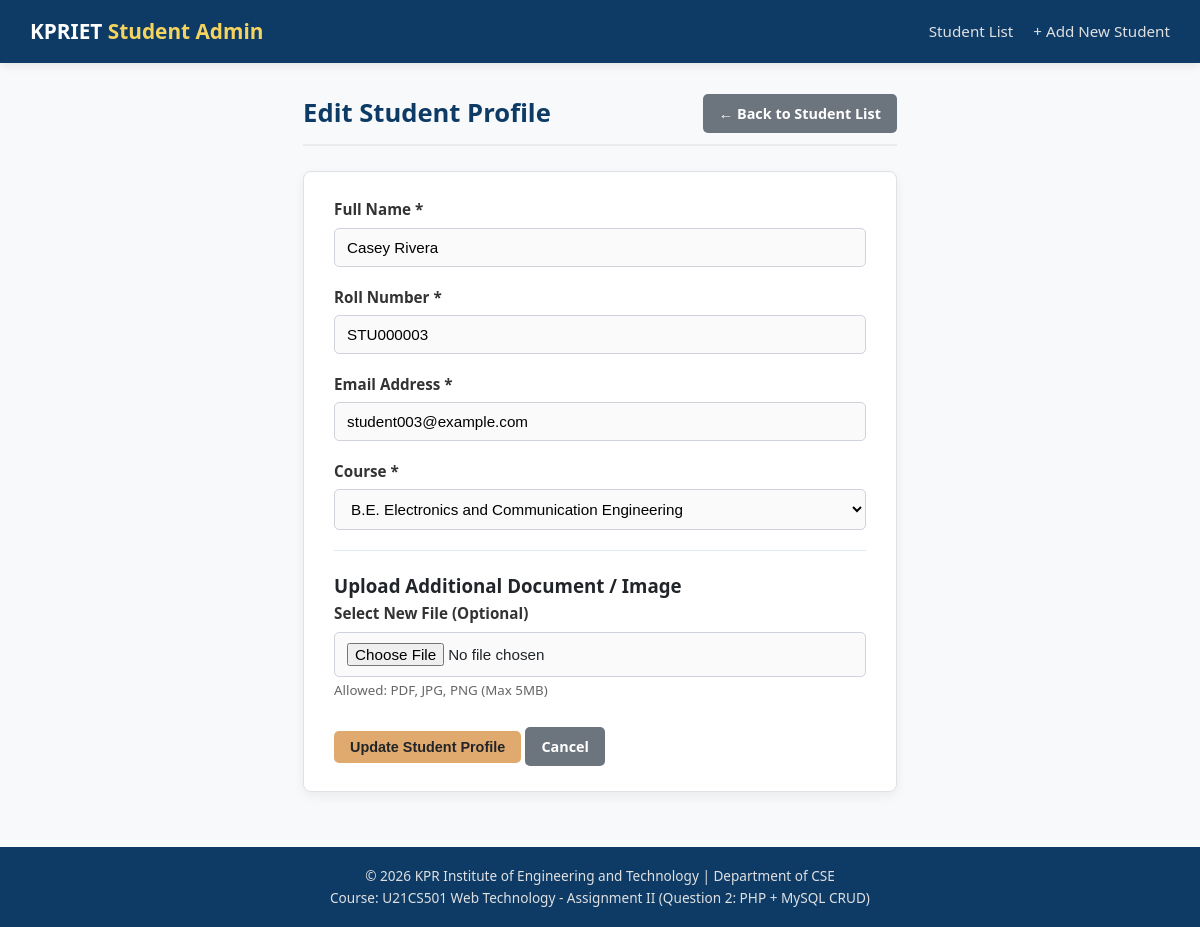
The app's page /QUESTION_2_PHP_MYSQL/students/edit.php?id=3 with its own data.
### tables this page shows
CREATE TABLE students (
    student_id INT AUTO_INCREMENT PRIMARY KEY,
    name VARCHAR(100) NOT NULL,
    roll_number VARCHAR(30) NOT NULL UNIQUE,
    email VARCHAR(100) NOT NULL,
    course VARCHAR(50) NOT NULL,
    created_at TIMESTAMP DEFAULT CURRENT_TIMESTAMP
);

### QUESTION_2_PHP_MYSQL/students/edit.php (the view, shortened to what this page needs)
<?php
require_once '../config/database.php';
$student_id = isset($_GET['id']) ? intval($_GET['id']) : (isset($_POST['student_id']) ? intval($_POST['student_id']) : 0);
$stmt = $conn->prepare("SELECT * FROM students WHERE student_id = ?");
$stmt->bind_param("i", $student_id);
$stmt->execute();
$studentResult = $stmt->get_result();
$student = $studentResult->fetch_assoc();
include_once '../includes/header.php';
?>
<div class="page-header">
    <h2>Edit Student Profile</h2>
    <a href="list.php" class="btn btn-secondary">&larr; Back to Student List</a>
</div>
<div class="card">
    <form action="edit.php?id=<?php echo $student_id; ?>" method="POST" enctype="multipart/form-data">
        <div class="form-group">
            <label for="name">Full Name <span class="required">*</span></label>
            <input type="text" id="name" name="name" class="form-control" value="<?php echo htmlspecialchars($student['name']); ?>" required>
        </div>
        <div class="form-group">
            <label for="roll_number">Roll Number <span class="required">*</span></label>
            <input type="text" id="roll_number" name="roll_number" class="form-control" value="<?php echo htmlspecialchars($student['roll_number']); ?>" required>
        </div>
        <div class="form-group">
            <label for="email">Email Address <span class="required">*</span></label>
            <input type="email" id="email" name="email" class="form-control" value="<?php echo htmlspecialchars($student['email']); ?>" required>
        </div>
        <div class="form-group">
            <label for="course">Course <span class="required">*</span></label>
            <select id="course" name="course" class="form-control" required>
                <option value="Electronics and Communication Engineering" <?php if ($student['course'] == 'Electronics and Communication Engineering') echo 'selected'; ?>>B.E. Electronics and Communication Engineering</option>
            </select>
        </div>
        <hr style="margin: 20px 0; border: none; border-top: 1px solid #e2e8f0;">
        <h3>Upload Additional Document / Image</h3>
        <div class="form-group">
            <label for="new_document">Select New File (Optional)</label>
            <input type="file" id="new_document" name="new_document" class="form-control" accept=".pdf,.jpg,.jpeg,.png">
            <small style="color: #666;">Allowed: PDF, JPG, PNG (Max 5MB)</small>
        </div>
        <div style="margin-top: 25px;">
            <button type="submit" class="btn btn-warning">Update Student Profile</button>
            <a href="list.php" class="btn btn-secondary">Cancel</a>
        </div>
    </form>
</div>
<?php include_once '../includes/footer.php'; ?>

### QUESTION_2_PHP_MYSQL/css/style.css (style rules this page uses)
* { box-sizing: border-box; margin: 0; padding: 0; }
body { font-family: 'Segoe UI', Tahoma, Geneva, Verdana, sans-serif; background-color: #f8f9fa; color: #212529; line-height: 1.6; display: flex; flex-direction: column; min-height: 100vh; }
.page-header { display: flex; justify-content: space-between; align-items: center; margin-bottom: 25px; padding-bottom: 10px; border-bottom: 2px solid #e9ecef; }
.page-header h2 { color: #0d3b66; font-size: 1.6rem; }
.btn { display: inline-block; padding: 8px 16px; font-size: 0.9rem; font-weight: 600; border-radius: 5px; text-decoration: none; border: none; cursor: pointer; transition: background-color 0.2s, transform 0.1s; }
.btn-warning { background-color: #e0a96d; color: #212529; }
.btn-secondary { background-color: #6c757d; color: #ffffff; }
.card { background: #ffffff; border-radius: 8px; box-shadow: 0 4px 12px rgba(0,0,0,0.06); padding: 25px 30px; border: 1px solid #dee2e6; margin-bottom: 25px; }
.form-group { margin-bottom: 18px; }
.form-group label { display: block; font-weight: 600; margin-bottom: 6px; font-size: 0.95rem; color: #333; }
.form-control { width: 100%; padding: 10px 12px; font-size: 0.95rem; border: 1px solid #ced4da; border-radius: 5px; background-color: #fafafa; }

### records on screen
students: name "Casey Rivera", roll_number "STU000003", email "student003@example.com", course "B.E. Electronics and Communication Engineering"
